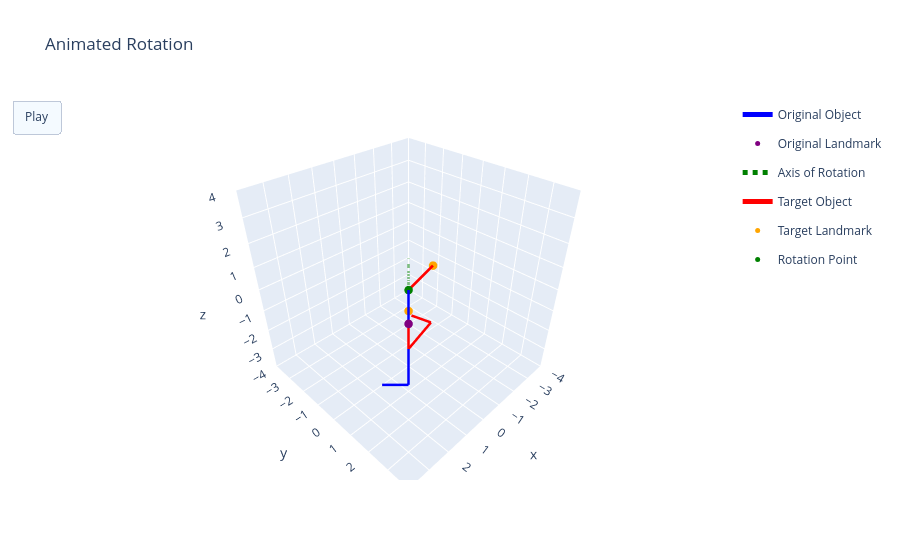
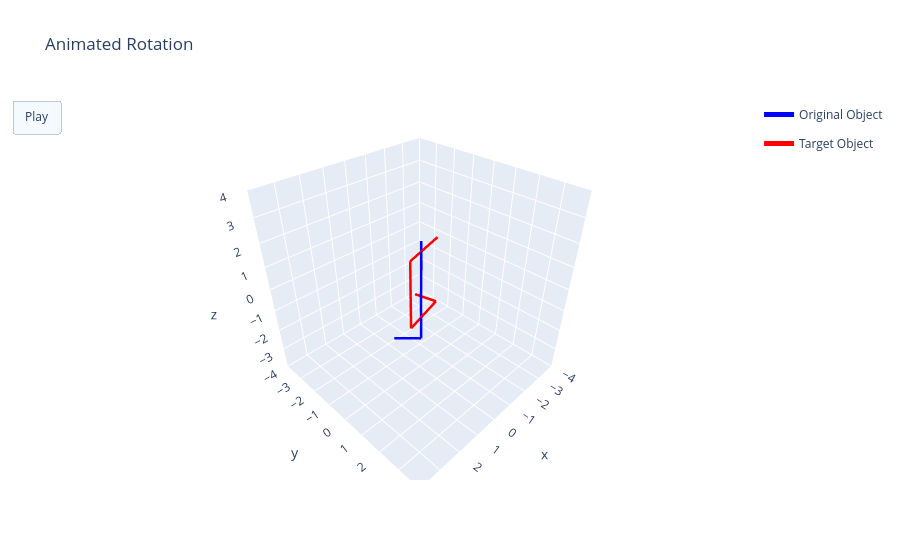

Notebook cell for these charts, in order:
### Markdown cell above
# Perform Rotation

### Code cell
# functions
def cosine_similarity(vec_a, vec_b):
    return np.dot(vec_a, vec_b) / (np.linalg.norm(vec_a) * np.linalg.norm(vec_b))

def sigmoid(x, min, max):
    return (1 / (1 + math.exp(-x))) * (max - min + 1) + min

def overall_landmark_distance(landmarks1, landmarks2):
    total_distance = 0
    for index in range(len(landmarks1)):
        landmark_diff = landmarks2[index] - landmarks1[index]
        total_distance += np.linalg.norm(landmark_diff)

    return total_distance

def frame_args(duration):
    return {
            "frame": {"duration": duration},
            "mode": "immediate",
            "fromcurrent": True,
            "transition": {"duration": duration, "easing": "linear"},
            }

# define graph w/ axis animation
size = 4
axis_animation_fig = go.Figure(
    data =  create_data_from_object(original_object, "Original Object", colour='blue')
            + create_data_from_landmarks(original_object.get_landmark_endpoints(), "Original Landmark", colour='purple')
            + create_data_from_axis(axis_of_rotation, scale=2)
            + create_data_from_object(target_object, "Target Object", colour='red')
            + create_data_from_landmarks(target_object.get_landmark_endpoints(), "Target Landmark", colour='orange')
            + create_data_from_point(center_point, "Rotation Point", colour='green'),
    layout=go.Layout(
        scene=dict(
            xaxis=dict(range=[-size, size], autorange=False),
            yaxis=dict(range=[-size, size], autorange=False),
            zaxis=dict(range=[-size, size], autorange=False),
            aspectmode='cube'
        ),
        title="Animated Rotation",
        updatemenus=[dict(
            type="buttons",
            buttons=[dict(label="Play", method="animate", args=[None, frame_args(50)])]
        )]
    )
)
axis_animation = []

# define graph w/ overlap animation
original_centerpoint_vec = find_center_point_LWLC(original_object)
target_centerpoint_vec = find_center_point_LWLC(target_object)
copy_og_obj = copy.deepcopy(original_object)
copy_tar_obj = copy.deepcopy(target_object)

copy_og_obj.update_start_coords(copy_og_obj.start_coords - original_centerpoint_vec)
copy_tar_obj.update_start_coords(copy_tar_obj.start_coords - target_centerpoint_vec)

size = 4
overlap_animation_fig = go.Figure(
    data =  create_data_from_object(copy_og_obj, "Original Object", colour='blue')
            + create_data_from_object(copy_tar_obj, "Target Object", colour='red'),
    layout=go.Layout(
        scene=dict(
            xaxis=dict(range=[-size, size], autorange=False),
            yaxis=dict(range=[-size, size], autorange=False),
            zaxis=dict(range=[-size, size], autorange=False),
            aspectmode='cube'
        ),
        title="Animated Rotation",
        updatemenus=[dict(
            type="buttons",
            buttons=[dict(label="Play", method="animate", args=[None, frame_args(50)])]
        )]
    )
)
overlap_animation = []

# get landmark vectors
original_landmark_geon_vector = original_object.get_landmark_geon().get_vector()
target_landmark_geon_vector = target_object.get_landmark_geon().get_vector()
# original_landmark_vector
# target_landmark_vector

max_step_size = 5                       # TODO: change to a range that is affected by distance to landmark
min_step_size = 2

loop_count = 0
theta = None

landmark_angle_threshold = 0.975
landmark_distance_threshold = 0.5

smaller_landmark_angle_threshold = 0.8
smaller_landmark_distance_threshold = 2

step_size = max_step_size

while cosine_similarity(original_landmark_geon_vector, target_landmark_geon_vector) < landmark_angle_threshold or overall_landmark_distance(original_object.get_landmark_endpoints(), target_object.get_landmark_endpoints()) > landmark_distance_threshold:     # checking cosine similarity and distance between landmarks

    # # find best axis of rotation, create rotation function
    axis_of_rotation, direction, prev_angle = find_axis_of_rotation(original_object, target_object, center_coords=center_point, prev_axis=axis_of_rotation, prev_direction=direction, prev_angles=prev_angle)
    # print(axis_of_rotation)
    print(direction)
    r = rotate.from_rotvec(direction * np.deg2rad(step_size) * axis_of_rotation)        # quaternion representing step size rotation around calculated axis

    # apply rotation to original object
    original_object.rotate(r)

    # update original_landmark_vector
    original_landmark_geon_vector = original_object.get_landmark_geon().get_vector()

    # add animation frame to graph
    add_frame(axis_animation, original_object, object_name="Original Object", landmark_name="Original Landmarks", axis_of_rotation=axis_of_rotation, object_colour='blue', landmark_colour='purple', axis_colour='green', axis_scale=2)

    original_centerpoint_vec = find_center_point_LWLC(original_object)
    copy_og_obj = copy.deepcopy(original_object)
    copy_og_obj.update_start_coords(copy_og_obj.start_coords - original_centerpoint_vec)
    add_frame(overlap_animation, copy_og_obj, object_name="Original Object", object_colour='blue', axis_scale=2)

    loop_count += 1

    if loop_count > 100:
        break

    # if overall_landmark_distance(original_object.get_landmark_endpoints(), target_object.get_landmark_endpoints()) < smaller_landmark_distance_threshold:
    #     step_size = min_step_size

    # step_size = min(max(np.round(np.sqrt((max_step_size-min_step_size+1) * overall_landmark_distance(original_object.get_landmark_endpoints(), target_object.get_landmark_endpoints()))), min_step_size), step_size)
    print(step_size)

axis_animation_fig.frames = axis_animation
axis_animation_fig.show()
overlap_animation_fig.frames = overlap_animation
overlap_animation_fig.show()

### Figure 1 — Plotly figure (JSON) as saved in the notebook; plotly's stock layout.template omitted (floating-point values rounded to 4 significant figures)
{"data": [{"legendgroup": "Original Object", "line": {"color": "blue", "width": 5}, "mode": "lines", "name": "Original Object", "showlegend": true, "type": "scatter3d", "x": [1.414, 0], "y": [1.414, 0], "z": [0, 0]}, {"legendgroup": "Original Object", "line": {"color": "blue", "width": 5}, "mode": "lines", "name": "Original Object", "showlegend": false, "type": "scatter3d", "x": [0, 0], "y": [0, 0], "z": [0, -3]}, {"legendgroup": "Original Object", "line": {"color": "blue", "width": 5}, "mode": "lines", "name": "Original Object", "showlegend": false, "type": "scatter3d", "x": [0, 1.414], "y": [0, 1.414], "z": [-3, -3]}, {"legendgroup": "Original Object", "line": {"color": "blue", "width": 5}, "mode": "lines", "name": "Original Object", "showlegend": false, "type": "scatter3d", "x": [1.414, 2.121], "y": [1.414, 0.7071], "z": [-3, -3]}, {"legendgroup": "Original Landmark", "marker": {"color": "purple", "size": 5}, "mode": "markers", "name": "Original Landmark", "showlegend": true, "type": "scatter3d", "x": [1.414], "y": [1.414], "z": [0]}, {"legendgroup": "Original Landmark", "marker": {"color": "purple", "size": 5}, "mode": "markers", "name": "Original Landmark", "showlegend": false, "type": "scatter3d", "x": [0], "y": [0], "z": [0]}, {"legendgroup": "Original Landmark", "marker": {"color": "purple", "size": 5}, "mode": "markers", "name": "Original Landmark", "showlegend": false, "type": "scatter3d", "x": [0], "y": [0], "z": [-1]}, {"line": {"color": "green", "dash": "dot", "width": 5}, "mode": "lines", "name": "Axis of Rotation", "type": "scatter3d", "x": [0, 0], "y": [0, 0], "z": [-1.4, 1.4]}, {"legendgroup": "Target Object", "line": {"color": "red", "width": 5}, "mode": "lines", "name": "Target Object", "showlegend": true, "type": "scatter3d", "x": [-1.932, 0], "y": [-0.5176, 0], "z": [0, 0]}, {"legendgroup": "Target Object", "line": {"color": "red", "width": 5}, "mode": "lines", "name": "Target Object", "showlegend": false, "type": "scatter3d", "x": [0, 0], "y": [0, 0], "z": [0, -3]}, {"legendgroup": "Target Object", "line": {"color": "red", "width": 5}, "mode": "lines", "name": "Target Object", "showlegend": false, "type": "scatter3d", "x": [0, -1.932], "y": [0, -0.5176], "z": [-3, -3]}, {"legendgroup": "Target Object", "line": {"color": "red", "width": 5}, "mode": "lines", "name": "Target Object", "showlegend": false, "type": "scatter3d", "x": [-1.932, -1.673], "y": [-0.5176, -1.484], "z": [-3, -3]}, {"legendgroup": "Target Landmark", "marker": {"color": "orange", "size": 5}, "mode": "markers", "name": "Target Landmark", "showlegend": true, "type": "scatter3d", "x": [-1.932], "y": [-0.5176], "z": [0]}, {"legendgroup": "Target Landmark", "marker": {"color": "orange", "size": 5}, "mode": "markers", "name": "Target Landmark", "showlegend": false, "type": "scatter3d", "x": [0], "y": [0], "z": [0]}, {"legendgroup": "Target Landmark", "marker": {"color": "orange", "size": 5}, "mode": "markers", "name": "Target Landmark", "showlegend": false, "type": "scatter3d", "x": [0], "y": [0], "z": [-1]}, {"marker": {"color": "green", "size": 5}, "mode": "markers", "name": "Rotation Point", "type": "scatter3d", "x": [0], "y": [0], "z": [0]}], "layout": {"scene": {"aspectmode": "cube", "xaxis": {"autorange": false, "range": [-4, 4]}, "yaxis": {"autorange": false, "range": [-4, 4]}, "zaxis": {"autorange": false, "range": [-4, 4]}}, "title": {"text": "Animated Rotation"}, "updatemenus": [{"buttons": [{"args": [null, {"frame": {"duration": 50}, "fromcurrent": true, "mode": "immediate", "transition": {"duration": 50, "easing": "linear"}}], "label": "Play", "method": "animate"}], "type": "buttons"}]}}

### Figure 2 — Plotly figure (JSON) as saved in the notebook; plotly's stock layout.template omitted (floating-point values rounded to 4 significant figures)
{"data": [{"legendgroup": "Original Object", "line": {"color": "blue", "width": 5}, "mode": "lines", "name": "Original Object", "showlegend": true, "type": "scatter3d", "x": [0.8397, -0.5745], "y": [0.9281, -0.4861], "z": [1.688, 1.688]}, {"legendgroup": "Original Object", "line": {"color": "blue", "width": 5}, "mode": "lines", "name": "Original Object", "showlegend": false, "type": "scatter3d", "x": [-0.5745, -0.5745], "y": [-0.4861, -0.4861], "z": [1.688, -1.312]}, {"legendgroup": "Original Object", "line": {"color": "blue", "width": 5}, "mode": "lines", "name": "Original Object", "showlegend": false, "type": "scatter3d", "x": [-0.5745, 0.8397], "y": [-0.4861, 0.9281], "z": [-1.312, -1.312]}, {"legendgroup": "Original Object", "line": {"color": "blue", "width": 5}, "mode": "lines", "name": "Original Object", "showlegend": false, "type": "scatter3d", "x": [0.8397, 1.547], "y": [0.9281, 0.221], "z": [-1.312, -1.312]}, {"legendgroup": "Target Object", "line": {"color": "red", "width": 5}, "mode": "lines", "name": "Target Object", "showlegend": true, "type": "scatter3d", "x": [-1.224, 0.7083], "y": [-0.2632, 0.2545], "z": [1.688, 1.688]}, {"legendgroup": "Target Object", "line": {"color": "red", "width": 5}, "mode": "lines", "name": "Target Object", "showlegend": false, "type": "scatter3d", "x": [0.7083, 0.7083], "y": [0.2545, 0.2545], "z": [1.688, -1.312]}, {"legendgroup": "Target Object", "line": {"color": "red", "width": 5}, "mode": "lines", "name": "Target Object", "showlegend": false, "type": "scatter3d", "x": [0.7083, -1.224], "y": [0.2545, -0.2632], "z": [-1.312, -1.312]}, {"legendgroup": "Target Object", "line": {"color": "red", "width": 5}, "mode": "lines", "name": "Target Object", "showlegend": false, "type": "scatter3d", "x": [-1.224, -0.9648], "y": [-0.2632, -1.229], "z": [-1.312, -1.312]}], "layout": {"scene": {"aspectmode": "cube", "xaxis": {"autorange": false, "range": [-4, 4]}, "yaxis": {"autorange": false, "range": [-4, 4]}, "zaxis": {"autorange": false, "range": [-4, 4]}}, "title": {"text": "Animated Rotation"}, "updatemenus": [{"buttons": [{"args": [null, {"frame": {"duration": 50}, "fromcurrent": true, "mode": "immediate", "transition": {"duration": 50, "easing": "linear"}}], "label": "Play", "method": "animate"}], "type": "buttons"}]}}
